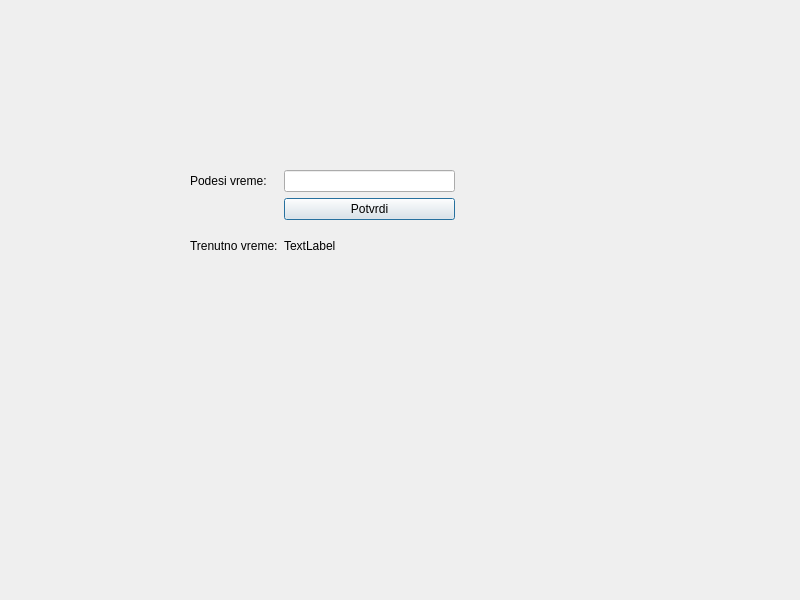
<?xml version="1.0" encoding="UTF-8"?>
<ui version="4.0">
 <class>Dialog</class>
 <widget class="QDialog" name="Dialog">
  <property name="geometry">
   <rect>
    <x>0</x>
    <y>0</y>
    <width>800</width>
    <height>600</height>
   </rect>
  </property>
  <property name="windowTitle">
   <string>Dialog</string>
  </property>
  <widget class="QWidget" name="">
   <property name="geometry">
    <rect>
     <x>190</x>
     <y>170</y>
     <width>265</width>
     <height>96</height>
    </rect>
   </property>
   <layout class="QGridLayout" name="gridLayout">
    <item row="0" column="0">
     <widget class="QLabel" name="label">
      <property name="text">
       <string>Podesi vreme:</string>
      </property>
     </widget>
    </item>
    <item row="0" column="1">
     <widget class="QLineEdit" name="lineEdit"/>
    </item>
    <item row="1" column="1">
     <widget class="QPushButton" name="pushButton">
      <property name="text">
       <string>Potvrdi</string>
      </property>
     </widget>
    </item>
    <item row="2" column="0">
     <widget class="QLabel" name="label_2">
      <property name="text">
       <string>Trenutno vreme:</string>
      </property>
     </widget>
    </item>
    <item row="2" column="1">
     <widget class="QLabel" name="label_3">
      <property name="text">
       <string>TextLabel</string>
      </property>
     </widget>
    </item>
   </layout>
  </widget>
 </widget>
 <resources/>
 <connections/>
</ui>
